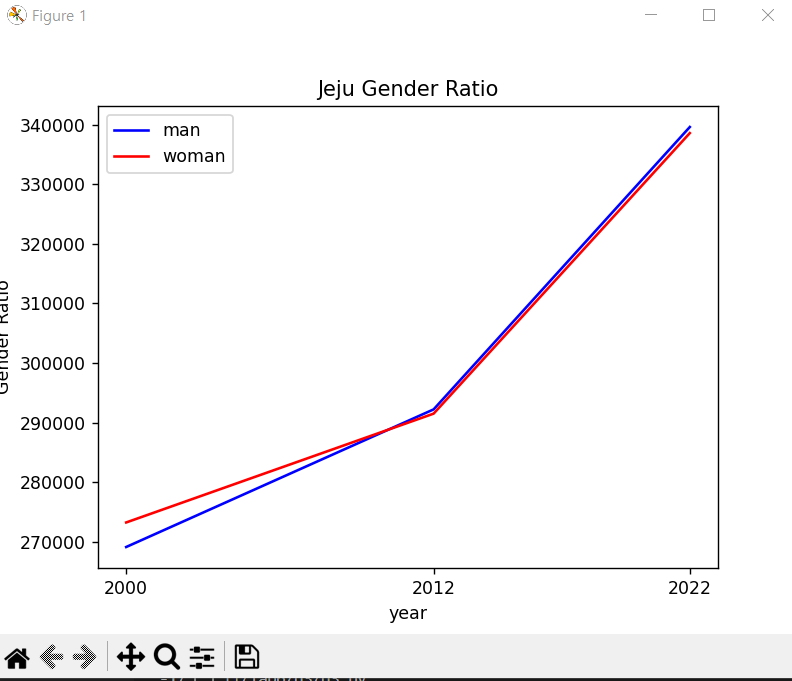

Python code for this plot:
import csv
import matplotlib.pyplot as plt
def main():
    f1 = open('2022.csv',encoding='cp949')
    f2 = open('2012.csv',encoding='cp949')
    f3 = open('2000.csv',encoding='utf-8')
   
    data1 = csv.reader(f1)
    data2 = csv.reader(f2)
    data3 = csv.reader(f3)

    man = []
    woman = []
    for row in data3:
        row[2]=int(row[2])
        row[3]=int(row[3])
        man.append(row[2])
        woman.append(row[3])
    for row in data2:
        row[3]=int(row[3])
        row[4]=int(row[4])
        man.append(row[3])
        woman.append(row[4])
    for row in data1:
        row[3]=int(row[3])
        row[4]=int(row[4])
        man.append(row[3])
        woman.append(row[4])
    
    
    
    x_data = [2000,2012,2022]
    plt.title('Jeju Gender Ratio')
    plt.xlabel("year")
    plt.ylabel("Gender Ratio")
    plt.plot(x_data,man,color='b',label = "man")
    plt.plot(x_data,woman,color='r',label = "woman")
    plt.xticks(x_data)
    plt.legend()
    plt.show()
    
    f1.close()
    f2.close()
    f3.close()

if __name__=="__main__":
    main()
